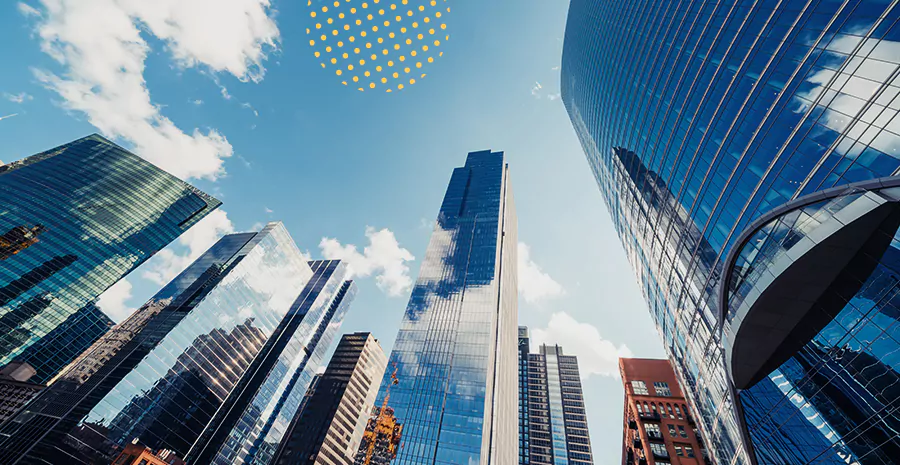
#> input picture imagem.jpeg, 900 x 465 px
$ python pillow.py
#> lines starting #> are read from the running program, lines starting #| are printed output that depends on the picture
from PIL import Image, ImageFilter

# Abrir uma imagem
img = Image.open('imagem.jpeg')
#> img is the input picture: PIL image 900x465 RGB; mean R, G, B 100.8, 128.2, 146.8
# Redimensionar a imagem para 400x200
img_resized = img.resize((400, 200))
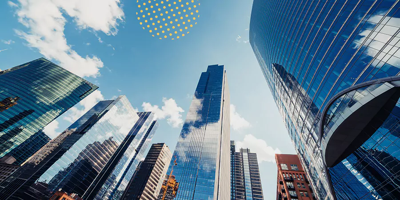
#> img_resized: PIL image 400x200 RGB; mean R, G, B 100.9, 128.2, 146.8
# salvar a image
img_resized.save('imagem_redimensionada.jpeg')
# Mostrar a imagem
img_resized.show()

# aplicar o filtro de desfoque
img_blur = img.filter(ImageFilter.BLUR)
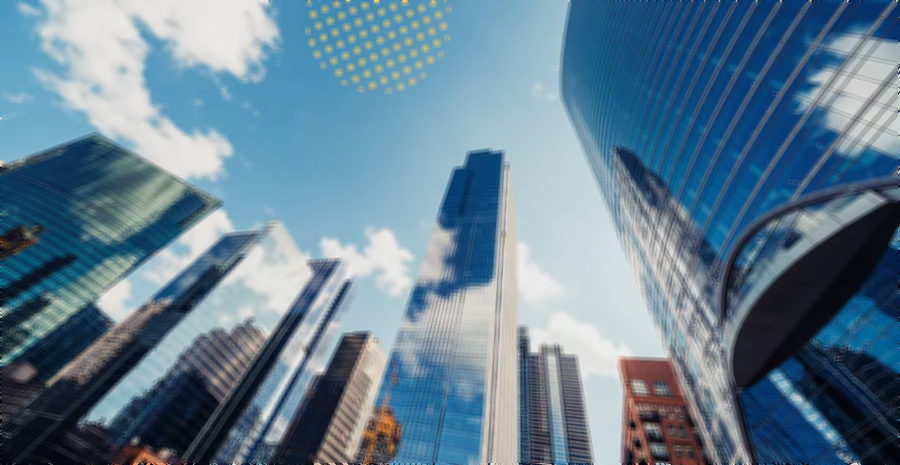
#> img_blur: PIL image 900x465 RGB; mean R, G, B 100.9, 128.2, 146.8
# salvar a imagem
img_blur.save('imagem_desfocada.jpeg')
# mostrar a imagem
img_blur.show()
# converte o tipo da imagem
img.convert('RGB').save('imagem.png', 'png')
img.show()
